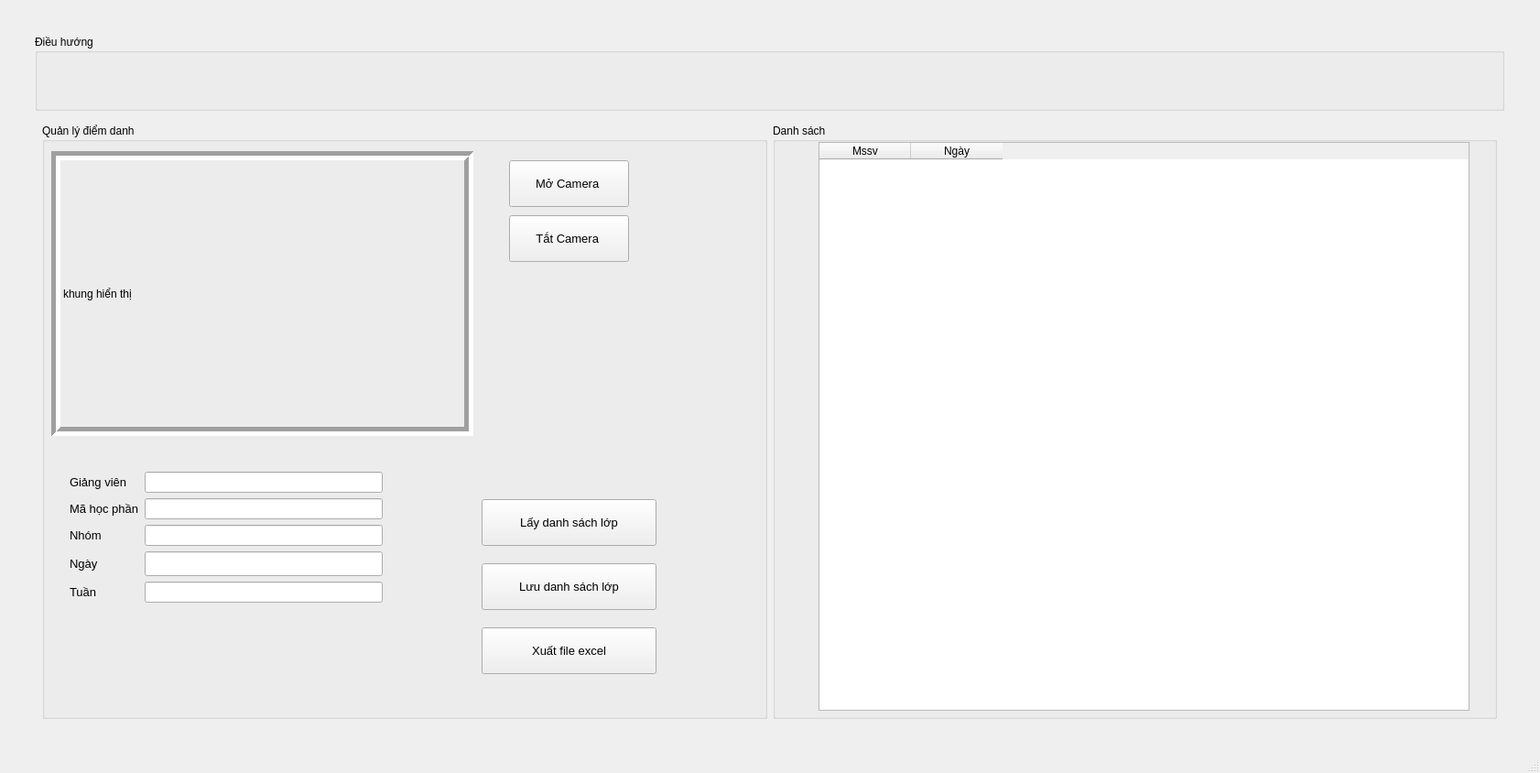
<?xml version="1.0" encoding="UTF-8"?>
<ui version="4.0">
 <class>MainWindow</class>
 <widget class="QMainWindow" name="MainWindow">
  <property name="geometry">
   <rect>
    <x>0</x>
    <y>0</y>
    <width>1682</width>
    <height>844</height>
   </rect>
  </property>
  <property name="windowTitle">
   <string>MainWindow</string>
  </property>
  <widget class="QWidget" name="centralwidget">
   <widget class="QWidget" name="verticalLayoutWidget">
    <property name="geometry">
     <rect>
      <x>30</x>
      <y>30</y>
      <width>1621</width>
      <height>771</height>
     </rect>
    </property>
    <layout class="QVBoxLayout" name="verticalLayout" stretch="1,8">
     <property name="leftMargin">
      <number>8</number>
     </property>
     <property name="topMargin">
      <number>8</number>
     </property>
     <property name="rightMargin">
      <number>8</number>
     </property>
     <property name="bottomMargin">
      <number>8</number>
     </property>
     <item>
      <layout class="QHBoxLayout" name="horizontalLayout">
       <item>
        <widget class="QGroupBox" name="groupBox">
         <property name="title">
          <string>Điều hướng</string>
         </property>
        </widget>
       </item>
      </layout>
     </item>
     <item>
      <layout class="QHBoxLayout" name="horizontalLayout_2">
       <property name="leftMargin">
        <number>8</number>
       </property>
       <property name="topMargin">
        <number>8</number>
       </property>
       <property name="rightMargin">
        <number>8</number>
       </property>
       <property name="bottomMargin">
        <number>8</number>
       </property>
       <item>
        <widget class="QGroupBox" name="groupBox_3">
         <property name="title">
          <string>Quản lý điểm danh</string>
         </property>
         <widget class="QLabel" name="label_frameBarCode">
          <property name="geometry">
           <rect>
            <x>10</x>
            <y>30</y>
            <width>461</width>
            <height>311</height>
           </rect>
          </property>
          <property name="frameShape">
           <enum>QFrame::Box</enum>
          </property>
          <property name="frameShadow">
           <enum>QFrame::Sunken</enum>
          </property>
          <property name="lineWidth">
           <number>5</number>
          </property>
          <property name="text">
           <string>khung hiển thị</string>
          </property>
          <property name="scaledContents">
           <bool>true</bool>
          </property>
         </widget>
         <widget class="QPushButton" name="btn_openCam">
          <property name="geometry">
           <rect>
            <x>510</x>
            <y>40</y>
            <width>131</width>
            <height>51</height>
           </rect>
          </property>
          <property name="font">
           <font>
            <pointsize>10</pointsize>
           </font>
          </property>
          <property name="text">
           <string>Mở Camera </string>
          </property>
         </widget>
         <widget class="QWidget" name="formLayoutWidget">
          <property name="geometry">
           <rect>
            <x>30</x>
            <y>380</y>
            <width>391</width>
            <height>191</height>
           </rect>
          </property>
          <property name="font">
           <font>
            <pointsize>10</pointsize>
           </font>
          </property>
          <layout class="QFormLayout" name="formLayout">
           <item row="0" column="0">
            <widget class="QLabel" name="hTNLabel">
             <property name="font">
              <font>
               <pointsize>10</pointsize>
              </font>
             </property>
             <property name="text">
              <string>Giảng viên</string>
             </property>
            </widget>
           </item>
           <item row="0" column="1">
            <widget class="QLineEdit" name="input_hoTenGV">
             <property name="maximumSize">
              <size>
               <width>260</width>
               <height>16777215</height>
              </size>
             </property>
             <property name="font">
              <font>
               <pointsize>10</pointsize>
              </font>
             </property>
            </widget>
           </item>
           <item row="1" column="0">
            <widget class="QLabel" name="label_2">
             <property name="font">
              <font>
               <pointsize>10</pointsize>
              </font>
             </property>
             <property name="text">
              <string>Mã học phần</string>
             </property>
            </widget>
           </item>
           <item row="1" column="1">
            <widget class="QLineEdit" name="input_ma_mon">
             <property name="maximumSize">
              <size>
               <width>260</width>
               <height>16777215</height>
              </size>
             </property>
             <property name="font">
              <font>
               <pointsize>10</pointsize>
              </font>
             </property>
            </widget>
           </item>
           <item row="2" column="0">
            <widget class="QLabel" name="emailLabel">
             <property name="font">
              <font>
               <pointsize>10</pointsize>
              </font>
             </property>
             <property name="text">
              <string>Nhóm</string>
             </property>
            </widget>
           </item>
           <item row="2" column="1">
            <widget class="QLineEdit" name="input_nhom">
             <property name="maximumSize">
              <size>
               <width>260</width>
               <height>16777215</height>
              </size>
             </property>
             <property name="font">
              <font>
               <pointsize>10</pointsize>
              </font>
             </property>
            </widget>
           </item>
           <item row="3" column="0">
            <widget class="QLabel" name="ngYLabel">
             <property name="font">
              <font>
               <pointsize>10</pointsize>
              </font>
             </property>
             <property name="text">
              <string>Ngày</string>
             </property>
            </widget>
           </item>
           <item row="3" column="1">
            <widget class="QLineEdit" name="input_ngay">
             <property name="minimumSize">
              <size>
               <width>0</width>
               <height>27</height>
              </size>
             </property>
             <property name="maximumSize">
              <size>
               <width>260</width>
               <height>16777215</height>
              </size>
             </property>
             <property name="font">
              <font>
               <pointsize>10</pointsize>
              </font>
             </property>
            </widget>
           </item>
           <item row="4" column="0">
            <widget class="QLabel" name="label_tuan">
             <property name="font">
              <font>
               <pointsize>10</pointsize>
              </font>
             </property>
             <property name="text">
              <string>Tuần</string>
             </property>
            </widget>
           </item>
           <item row="4" column="1">
            <widget class="QLineEdit" name="input_tuan">
             <property name="maximumSize">
              <size>
               <width>260</width>
               <height>16777215</height>
              </size>
             </property>
             <property name="font">
              <font>
               <pointsize>10</pointsize>
              </font>
             </property>
            </widget>
           </item>
          </layout>
         </widget>
         <widget class="QPushButton" name="btn_closeCam">
          <property name="geometry">
           <rect>
            <x>510</x>
            <y>100</y>
            <width>131</width>
            <height>51</height>
           </rect>
          </property>
          <property name="font">
           <font>
            <pointsize>10</pointsize>
           </font>
          </property>
          <property name="text">
           <string>Tắt Camera </string>
          </property>
         </widget>
         <widget class="QPushButton" name="btn_export_file">
          <property name="geometry">
           <rect>
            <x>480</x>
            <y>550</y>
            <width>191</width>
            <height>51</height>
           </rect>
          </property>
          <property name="font">
           <font>
            <pointsize>10</pointsize>
           </font>
          </property>
          <property name="text">
           <string>Xuất file excel</string>
          </property>
         </widget>
         <widget class="QPushButton" name="btn_tim_danhSach">
          <property name="geometry">
           <rect>
            <x>480</x>
            <y>410</y>
            <width>191</width>
            <height>51</height>
           </rect>
          </property>
          <property name="font">
           <font>
            <pointsize>10</pointsize>
           </font>
          </property>
          <property name="text">
           <string>Lấy danh sách lớp</string>
          </property>
         </widget>
         <widget class="QPushButton" name="btn_luu_danh_sach">
          <property name="geometry">
           <rect>
            <x>480</x>
            <y>480</y>
            <width>191</width>
            <height>51</height>
           </rect>
          </property>
          <property name="font">
           <font>
            <pointsize>10</pointsize>
           </font>
          </property>
          <property name="text">
           <string>Lưu danh sách lớp</string>
          </property>
         </widget>
        </widget>
       </item>
       <item>
        <widget class="QGroupBox" name="groupBox_2">
         <property name="title">
          <string>Danh sách</string>
         </property>
         <widget class="QTableWidget" name="bang_danh_sach">
          <property name="geometry">
           <rect>
            <x>50</x>
            <y>20</y>
            <width>711</width>
            <height>621</height>
           </rect>
          </property>
          <property name="frameShadow">
           <enum>QFrame::Sunken</enum>
          </property>
          <property name="lineWidth">
           <number>3</number>
          </property>
          <column>
           <property name="text">
            <string>Mssv</string>
           </property>
          </column>
          <column>
           <property name="text">
            <string>Ngày</string>
           </property>
          </column>
         </widget>
        </widget>
       </item>
      </layout>
     </item>
    </layout>
   </widget>
  </widget>
  <widget class="QStatusBar" name="statusbar"/>
 </widget>
 <resources/>
 <connections/>
</ui>
